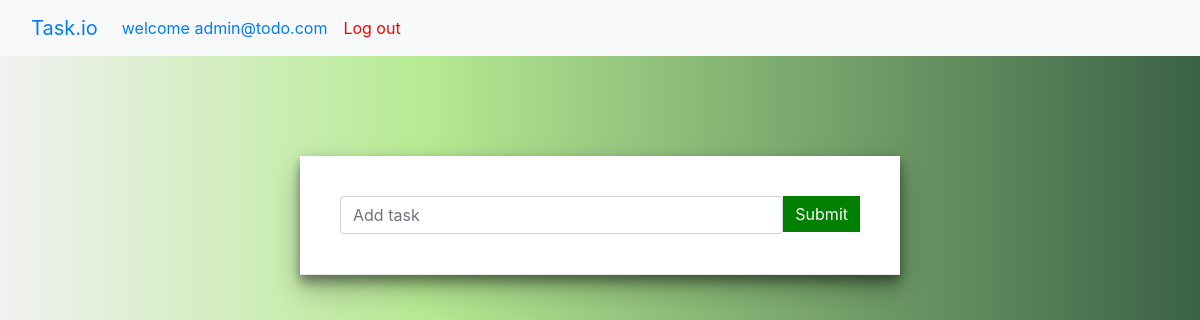
The page / (signed in) on the database as committed earlier.
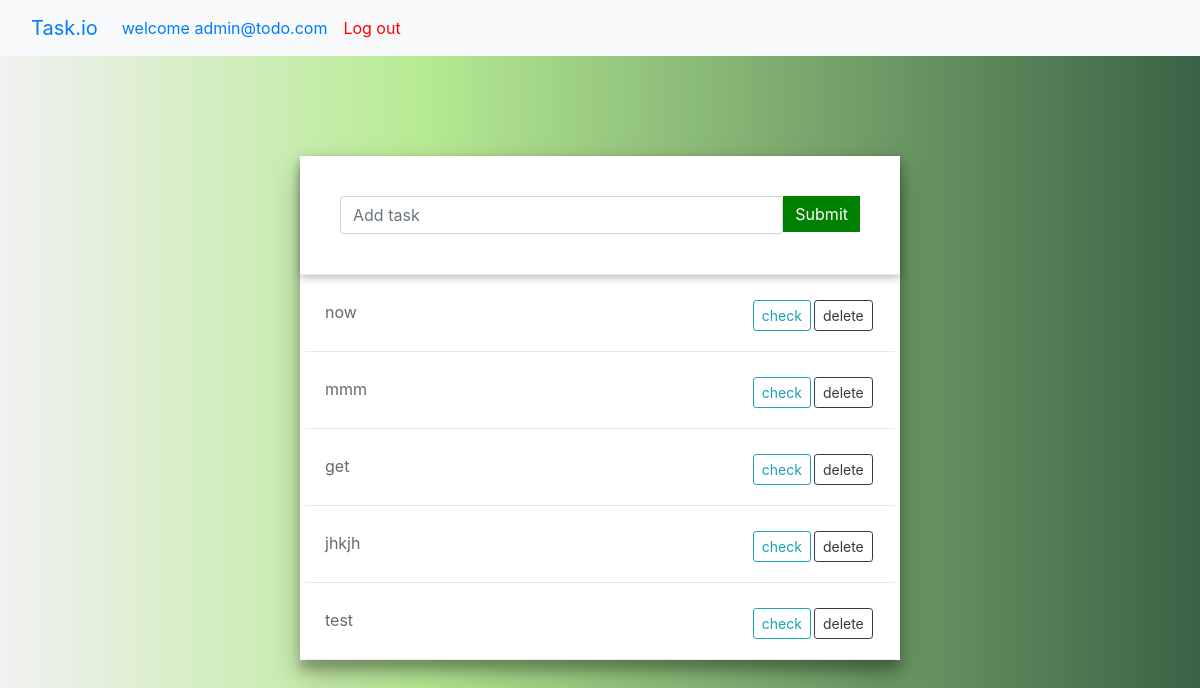
The same page on the database as committed later.
### todo/models.py (models this page shows, shortened)
class Task(models.Model):
    user = models.ForeignKey(settings.AUTH_USER_MODEL, on_delete=models.CASCADE,)
    title = models.CharField(max_length=200)
    completed = models.BooleanField(default=False, blank=True, null=True)

### todo/views.py (the view)
# urls.py: 2. Add a URL to urlpatterns:  path('', views.home, name='home')
def home(request):
  if request.user.is_authenticated:
    get_tasks = Task.objects.filter(user = request.user).order_by('-id')
  else:
    get_tasks = {'register/login to modify your tasks'}
  context   = {
    'tasks': get_tasks,
  }
  return render(request, 'home.html', context)

### accounts/models.py (called while the page is built)
    def __str__(self):
        return self.email

### todo/templates/home.html (shortened to what this page needs)
<!DOCTYPE html>
{% load static %}
<html>
<head>
	<link rel="stylesheet" href="https://stackpath.bootstrapcdn.com/bootstrap/4.4.1/css/bootstrap.min.css">
</head>
<body>
  <nav class="navbar navbar-expand-lg bg-light">
    <div class="container-fluid">
      <a class="navbar-brand" href="#">Task.io</a>
      <div class="collapse navbar-collapse" id="navbarSupportedContent">
        <ul class="navbar-nav me-auto mb-2 mb-lg-0">
          {% if user.is_authenticated %}
            <li class="nav-item">
              <a class="nav-link" href="/">welcome {{request.user}}</a>
            </li>
            <li class="nav-item">
              <a class="nav-link" href="logout/" style="color:red">Log out</a>
            </li>
          {% endif %}
        </ul>
      </div>
    </div>
  </nav>
	<div class="container">
		<div id="task-container">
			<div id="form-wrapper">
				<form id="form" action="/add/" method="post">
					<div class="flex-wrapper">
						<div style="flex: 6">
							<input id="title" class="form-control" type="text" name="title" placeholder="Add task">
						</div>
						<div style="flex: 1">
							<input id="submit" class="btn" type="submit" >
						</div>
					</div>
				</form>
			</div>
			<div id="list-wrapper">
        {% for task in tasks %}
        <div  class="task-wrapper flex-wrapper">
          {% if task.completed == True %}
            <div style="flex:7">
              <strike class="title">{{task.title}}</strike>
            </div>
            <div style="flex:1">
              <button data-task="{{task.id}}" data-action="{{task.completed}}" class="btn btn-sm btn-outline-info edit">uncheck</button>
            </div>
          {%else%}
            <div style="flex:7">
              {{task.title}}
            </div>
            <div style="flex:1">
              <button data-task="{{task.id}}" data-action="{{task.completed}}" class="btn btn-sm btn-outline-info edit">check</button>
            </div>
          {% endif %}
          <div style="flex:1">
            <button data-task="{{task.id}}" class="btn btn-sm btn-outline-dark delete">delete</button>
          </div>
        </div>
        {% endfor %}
			</div>
		</div>
	</div>
</body>
</html>

Rows that differ between the two databases and show on the page:
added Task: title "now"
added Task: title "mmm"
added Task: title "get"
added Task: title "jhkjh"
added Task: title "test"
